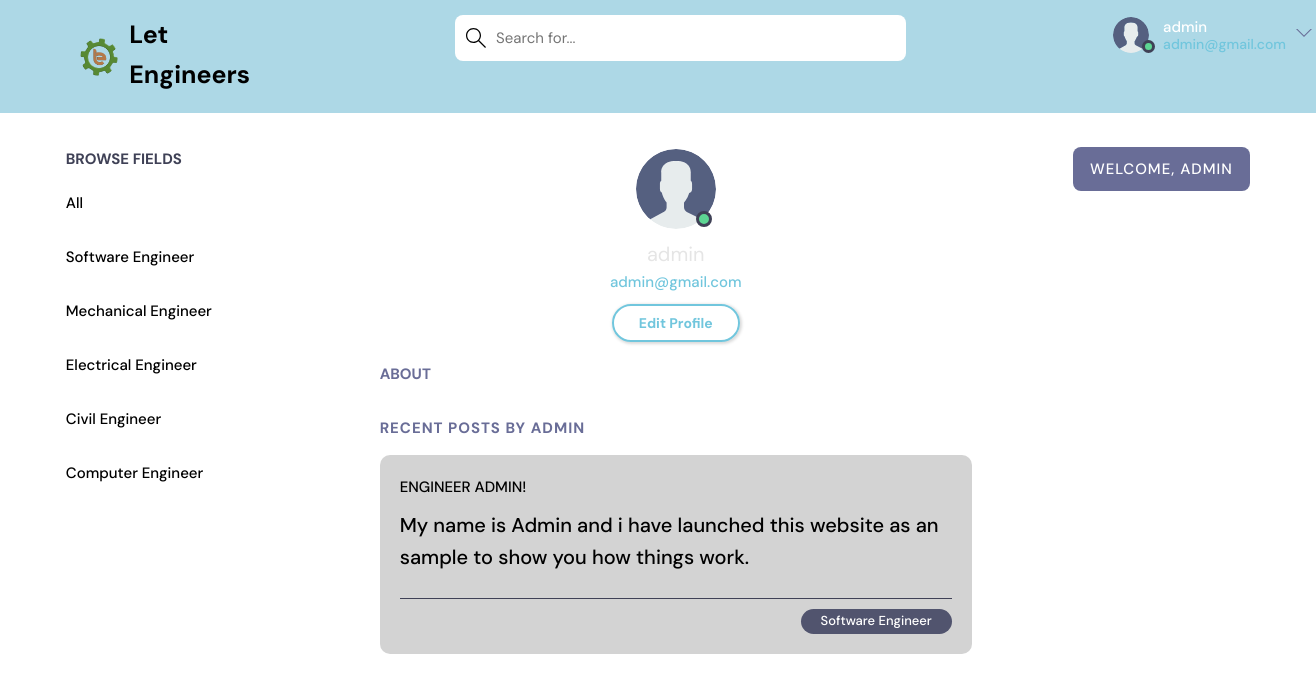
/profile/1/ (signed in), run on the app's committed database.
### app1/models.py (models this page shows, shortened)
class Topic(models.Model):
    name = models.CharField(max_length=200)

class Room(models.Model):
    host =  models.ForeignKey(User, on_delete=models.SET_NULL, null=True)
    topic = models.ForeignKey(Topic, on_delete=models.SET_NULL, null=True)
    name = models.CharField(max_length=200)
    description = models.TextField(null=True, blank=True)
    participants = models.ManyToManyField(User, related_name='participants', blank=True)
    updated =models.DateTimeField(auto_now=True)
    created = models.DateTimeField(auto_now_add=True)
    class Meta:
        ordering = ['-updated', '-created']

### app1/views.py (the view)
# urls.py: path('profile/<str:pk>/', views.userProfile, name="user-profile"),
@login_required(login_url='index')
def userProfile(request, pk):
    user = User.objects.get(id=pk)
    rooms = user.room_set.all()
    room_messages = user.message_set.all
    topics = Topic.objects.all()
    context = {'user': user, 'rooms': rooms,
               'room_messages': room_messages, 'topics': topics}
    return render(request, 'home_pages/profile.html', context)

### app1/templates/home_pages/profile.html (shortened to what this page needs)
{% extends 'home_pages/main.html' %}
{% load static %}
{% block content %}
  <main class="profile-page layout layout--3">
    <div class="container">
      {% include 'home_pages/topics_component.html' %}
      <div class="roomList">
        <div class="profile">
          <div class="profile__avatar">
            <div class="avatar avatar--large active">
              <img src="{% static 'images/avatar.svg' %}" />
            </div>
          </div>
          <div class="profile__info">
            <h3>{{user.username}}</h3>
            <p>{{request.user.email}}</p>
            {% if request.user == user %}
            <a href="{% url 'update-user' %}" class="btn btn--main btn--pill">Edit Profile</a>
            {% endif %}
          </div>
          <div class="profile__about">
            <h3>About</h3>
          </div>
        </div>
        <div class="roomList__header">
          <div>
            <h2>Recent Posts by {{user.username}}</a>
            </h2>
          </div>
        </div>
        {% include 'home_pages/feed_component.html' %}
      </div>
      {% include 'home_pages/activity_component.html' %}
    </div>
  </main>
{% endblock content%}

### app1/templates/home_pages/navbar.html (shortened to what this page needs)
{% load static %}
<!DOCTYPE html>
<html lang="en">
<head>
  <link rel="stylesheet" href="{% static 'home_pages/css/navbar.css' %}" />
</head>
<body>
  <header class="header header--loggedIn">
    <div class="container">
      <a href="{% url 'index' %}" class="header__logo">
        <img src="{% static 'images/icons/favicon.png' %}" />
        <h1>Let Engineers</h1>
      </a>
      <form class="header__search"method="GET" action="{% url 'home' %}" >
        <label>
          <input name="q"  placeholder="Search for..." />
        </label>
      </form>
      <nav class="header__menu">
        {% if request.user.is_authenticated %}
        <div class="header__user">
          <a href="#">
            <div class="avatar avatar--medium active">
              <img src="{% static 'images/avatar.svg' %}" />
            </div>
            <p>{{request.user.username}}<span>{{request.user.email}}</span></p>
          </a>
          <button class="dropdown-button">
            <svg version="1.1" xmlns="http://www.w3.org/2000/svg" width="32" height="32" viewBox="0 0 32 32">
              <title>chevron-down</title>
              <path d="M16 21l-13-13h-3l16 16 16-16h-3l-13 13z"></path>
            </svg>
          </button>
        </div>
        {% else %}
        <a href="{% url 'login' %}">
          <img src="{% static 'images/avatar.svg' %}" />
          <p>Login</p>
        </a>
        {% endif %}
      </nav>
    </div>
  </header>
</body>
</html>

### app1/templates/home_pages/topics_component.html
<div class="topics">
    <div class="topics__header">
      <h2>Browse Fields</h2>
    </div>
    <ul class="topics__list">
      <li>
        <a href="{% url 'home' %}" >All  </a>
      </li>
      {% for topic in topics %}
      <li>
        <a href="{% url 'home' %}?q={{topic.name}}">{{topic.name}}   </a>
      </li>
      {% endfor %}
    </ul>
  </div>

### app1/templates/home_pages/feed_component.html (shortened to what this page needs)
{% for room in rooms%}
<div class="roomListRoom">
    <div class="roomListRoom__header">
      <a href="{% url 'user-profile' room.host.id %}" class="roomListRoom__author">
        <span>Engineer {{room.host.username}}!</span>
      </a>
    </div>
    <div class="roomListRoom__content">
      <a href="{% url 'user-profile' room.host.id %}">{{room.name}}</a>
    </div>
    <div class="roomListRoom__meta">
      <p class="roomListRoom__topic">{{room.topic.name}}</p>
    </div>
  </div>
  {% endfor %}

### app1/templates/home_pages/activity_component.html
<div class="activities">
  <div class="activities__header">
      {% if request.user.is_authenticated %}
      <h2 style="text-align: center;">Welcome, {{request.user.username}}</h2>
    </div>
    {% endif %}
</div>

### static/home_pages/css/navbar.css (style rules this page uses)
.header { padding: 1.5rem; background-color: lightblue; }
.header > .container { display: flex; gap: 20.5rem; }
.header__logo, .header__user { display: flex; gap: 1rem; align-items: center; }
.header__logo > img { height: 4.0rem; width: 4.0rem; }
.header__logo > h1 { font-weight: 700; font-size: 2.5rem; color: black; padding-bottom: 0.3rem; }
.header__search > label { background-color: white; padding: 1.3rem 1rem; display: flex; align-items: center; gap: 1rem; border-radius: 8px; }
.header__search svg { fill: black; width: 2rem; height: 2rem; margin-left: 0.1rem; }
.header__search input { width: 40rem; background: transparent; border: none; outline: none; color: var(--color-light); }
.header__menu { margin-left: auto; position: relative; }
.header__menu a { display: flex; gap: 1.2rem; align-items: center; font-weight: 500; text-decoration: none; color:white; }
.header__menu img { height: 3.6rem; }
.header__menu p { line-height: 1.2; }
.header__menu span { color: var(--color-main); font-weight: 500; font-size: 1.4rem; display: block; }
.header__menu svg { width: 1.6rem; height: 1.6rem; fill: var(--color-dark-light); }
.dropdown-button { background: transparent; border: 0; outline: 0; cursor: pointer; }

### data on the page
Topic: name "Software Engineer"
Topic: name "Mechanical Engineer"
Topic: name "Electrical Engineer"
Topic: name "Civil Engineer"
Topic: name "Computer Engineer"
Room: host.username "ADMIN", name "My name is Admin and i have launched this website as an sample to show you how things work.", topic.name "Software Engineer"

### other printed values
{{ request.user.username }} "admin"
{{ request.user.email }} "admin@gmail.com"
{{ user.username }} "admin"
{{ user.username }} "ADMIN"
{{ request.user.username }} "ADMIN"
